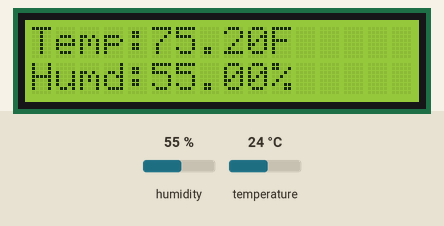
Bench run of a sketch on a simulated Arduino Uno, built with avr-gcc and run on an emulated ATmega328P. Parts: 16×2 character LCD. The test bench sets the inputs (shaded band); at power-on: humidity 55 %, temperature 24 °C.

Above: at 1.2 s.
1.3 s: humidity set to 22 %
At 3.6 s:
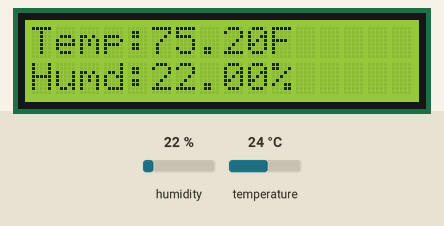
4.0 s: temperature set to 41 °C
At 4.8 s:
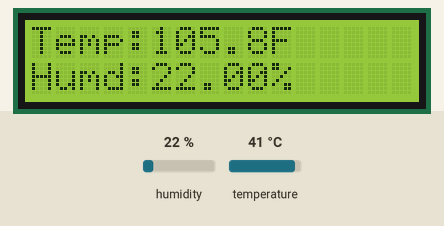
10.0 s: humidity set to 40 %
At 10.9 s:
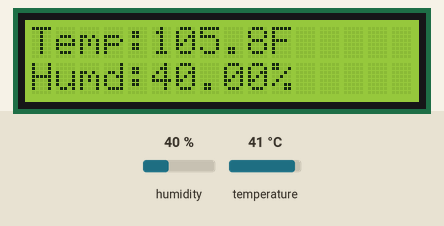
12.7 s: temperature set to 12 °C
At 14.6 s:
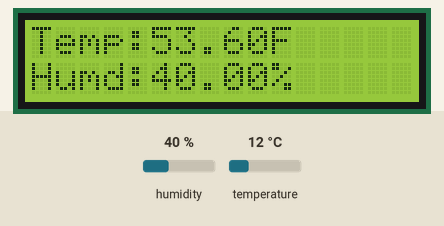
Timing chart, 0 to 16.1 s (numbered marks = the images above; inputs shaded):
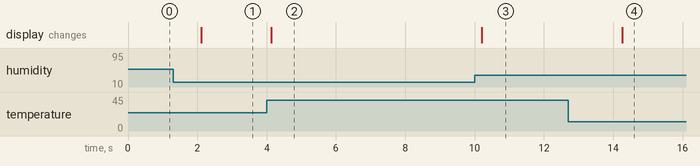

The sketch:

TemperatureDisplay.ino
```cpp
#include <DHT.h>
#include <LiquidCrystal.h>

const int RS = 2, EN = 3, D0 = 4, D1 = 5, D2 = 6, D3 = 7, D4 = 8, D5 = 9, D6 = 10, D7 = 11; //Arduino Digital Pin Numbers for LCD pins
LiquidCrystal lcd(RS, EN, D0, D1, D2, D3, D4, D5, D6, D7);                                  //Creating a LCD object using the pin numbers

const int DHTPIN = 12;   //Arduino Digital Pin Numbers for DHT signal pin
DHT dht11(DHTPIN, DHT11); //Creating a DHT object for DHT11 sensor connected at Pin 12

void setup() {

  //LCD initialization
  lcd.begin(16, 2);   //Initialize cols and rows of LCD
  lcd.setCursor(0,0); //Start writing on first line
  lcd.write("Temp:");
  lcd.setCursor(0,1); //Start writing on second line
  lcd.write("Humd:");

  //DHT initialization
  dht11.begin();   //Start reading data from DHT11 sensor

}

void loop() {

  float temperature = dht11.readTemperature(true); //Reading in temp in Fahreinheit from sensor
  float humidity = dht11.readHumidity();           //Reading in humidity from sensor

  //Printing temperature onto LCD Display
  lcd.setCursor(5,0);
  lcd.print(temperature);
  lcd.setCursor(10,0);
  lcd.print("F");

  //Printing humidity onto LCD Display
  lcd.setCursor(5,1);
  lcd.print(humidity);
  lcd.setCursor(10,1);
  lcd.print("%");


}
```

Measured:
- after the input at 1.3 s, the display: changes after 0.81 s (image 1)
- after the input at 4.0 s, the display: changes after 0.14 s (image 2)
- after the input at 10.0 s, the display: changes after 0.21 s (image 3)
- after the input at 12.7 s, the display: changes after 1.6 s (image 4)
